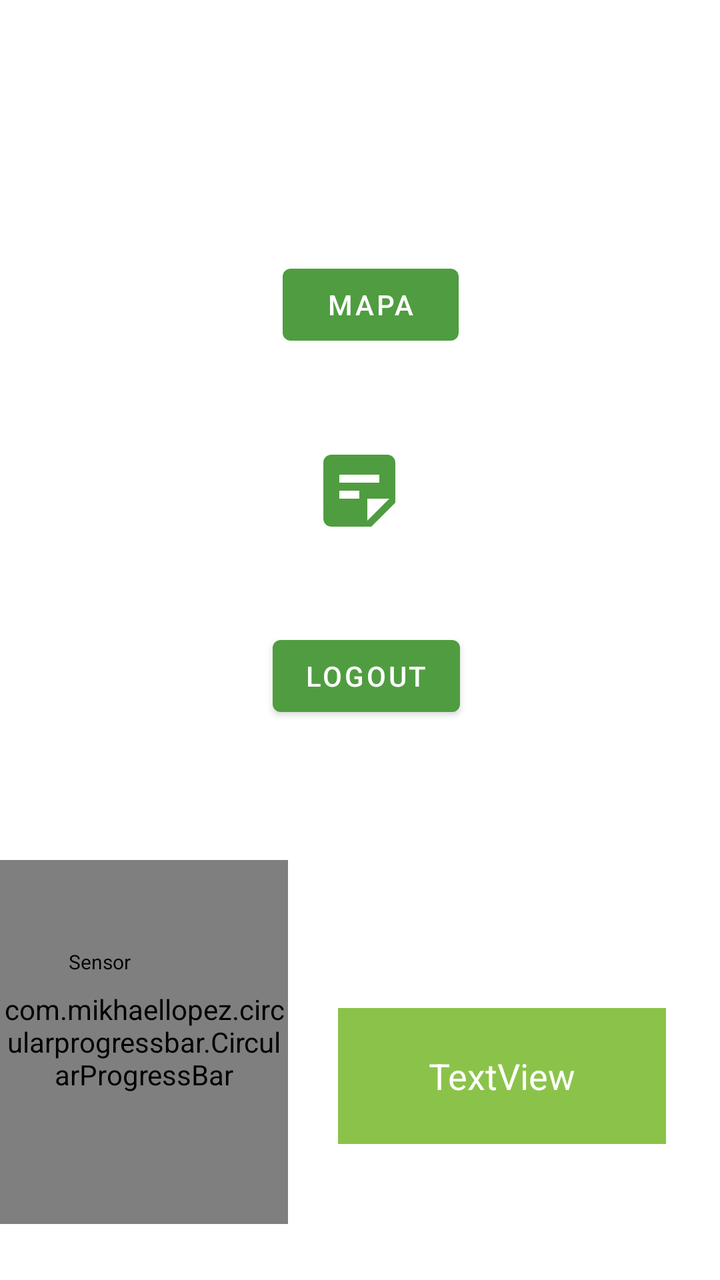
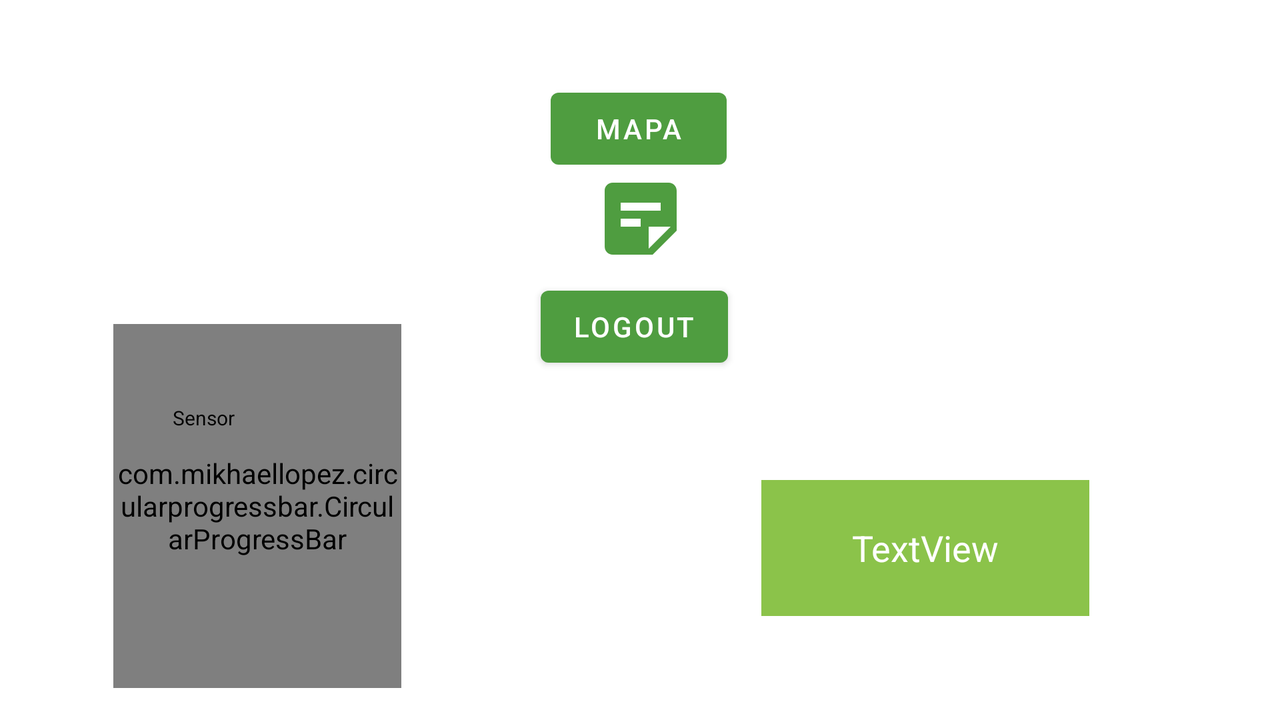

The same Android screen from two of the app's own layout files: first res/layout/ as a phone draws it, then the repository's variant for another configuration, drawn on a device whose configuration selects that folder. Both files follow.
<!-- AndroidManifest.xml: application theme Theme.SmartCity -->
<!-- res/layout/activity_menu_logado.xml -->
<?xml version="1.0" encoding="utf-8"?>
<androidx.constraintlayout.widget.ConstraintLayout xmlns:android="http://schemas.android.com/apk/res/android"
    xmlns:app="http://schemas.android.com/apk/res-auto"
    xmlns:tools="http://schemas.android.com/tools"
    android:layout_width="match_parent"
    android:layout_height="match_parent"
    tools:context=".MenuLogado">


    <Button
        android:id="@+id/mapa"
        android:layout_width="wrap_content"
        android:layout_height="wrap_content"
        android:layout_marginTop="44dp"
        android:text="@string/mapa"
        app:layout_constraintEnd_toEndOf="parent"
        app:layout_constraintHorizontal_bias="0.52"
        app:layout_constraintStart_toStartOf="parent"
        app:layout_constraintTop_toBottomOf="@+id/bemVindo" />

    <ImageButton
        android:id="@+id/notas"
        android:layout_width="75dp"
        android:layout_height="60dp"
        app:backgroundTint="@color/white"
        app:layout_constraintBottom_toTopOf="@+id/logout"
        app:layout_constraintEnd_toEndOf="parent"
        app:layout_constraintHorizontal_bias="0.498"
        app:layout_constraintStart_toStartOf="parent"
        app:layout_constraintTop_toBottomOf="@+id/mapa"
        app:srcCompat="@drawable/ic_baseline_sticky_note_2_24"
        tools:ignore="VectorDrawableCompat" />

    <Button
        android:id="@+id/logout"
        android:layout_width="wrap_content"
        android:layout_height="wrap_content"
        android:layout_marginBottom="68dp"
        android:text="@string/logout"
        app:layout_constraintBottom_toTopOf="@+id/circularProgressBar"
        app:layout_constraintEnd_toEndOf="parent"
        app:layout_constraintHorizontal_bias="0.512"
        app:layout_constraintStart_toStartOf="parent" />

    <TextView
        android:id="@+id/bemVindo"
        android:layout_width="wrap_content"
        android:layout_height="wrap_content"
        android:layout_marginTop="52dp"
        android:text=""
        android:textSize="24sp"
        app:layout_constraintEnd_toEndOf="parent"
        app:layout_constraintHorizontal_bias="0.498"
        app:layout_constraintStart_toStartOf="parent"
        app:layout_constraintTop_toTopOf="parent" />


    <com.mikhaellopez.circularprogressbar.CircularProgressBar
        android:id="@+id/circularProgressBar"
        android:layout_width="144dp"
        android:layout_height="182dp"
        android:layout_centerInParent="true"
        android:layout_marginBottom="28dp"
        app:cpb_background_progressbar_color="#b6bbd8"
        app:cpb_background_progressbar_width="5dp"
        app:cpb_progress_direction="to_right"
        app:cpb_progress_max="25000"
        app:cpb_progressbar_color="#42A5F5"
        app:cpb_progressbar_width="10dp"
        app:cpb_round_border="true"
        app:layout_constraintBottom_toBottomOf="parent"
        app:layout_constraintStart_toStartOf="parent" />


    <TextView
        android:id="@+id/tv_text"
        android:layout_width="wrap_content"
        android:layout_height="wrap_content"
        android:layout_centerInParent="true"
        android:layout_marginTop="44dp"
        android:text="Sensor"
        android:textColor="@color/black"
        android:textSize="10sp"
        app:layout_constraintEnd_toEndOf="parent"
        app:layout_constraintHorizontal_bias="0.104"
        app:layout_constraintStart_toStartOf="parent"
        app:layout_constraintTop_toTopOf="@+id/circularProgressBar" />

    <TextView
        android:id="@+id/tv_square"
        android:layout_width="164dp"
        android:layout_height="68dp"
        android:layout_marginBottom="68dp"
        android:background="@color/verdeClaro"
        android:gravity="center"
        android:text="TextView"
        android:textColor="@color/white"
        android:textSize="18sp"
        app:layout_constraintBottom_toBottomOf="parent"
        app:layout_constraintEnd_toEndOf="parent"
        app:layout_constraintHorizontal_bias="0.483"
        app:layout_constraintStart_toEndOf="@+id/circularProgressBar" />

</androidx.constraintlayout.widget.ConstraintLayout>
<!-- resources referenced by this layout -->
<resources>
  <color name="black">#FF000000</color>
  <color name="verdeClaro">#8BC34A</color>
  <color name="white">#FFFFFFFF</color>
  <!-- drawable ic_baseline_sticky_note_2_24 (drawable) -->
  <vector android:height="48dp" android:tint="#4F9D40"
      android:viewportHeight="24" android:viewportWidth="24"
      android:width="48dp" xmlns:android="http://schemas.android.com/apk/res/android">
      <path android:fillColor="@android:color/white" android:pathData="M19,3H4.99C3.89,3 3,3.9 3,5l0.01,14c0,1.1 0.89,2 1.99,2h10l6,-6V5C21,3.9 20.1,3 19,3zM7,8h10v2H7V8zM12,14H7v-2h5V14zM14,19.5V14h5.5L14,19.5z"/>
  </vector>
  <string name="logout" translatable="false">Logout</string>
  <string name="mapa">Mapa</string>
  <style name="Theme.SmartCity" parent="Theme.MaterialComponents.DayNight.DarkActionBar">
          
          <item name="colorPrimary">@color/verde</item>
          <item name="colorPrimaryVariant">@color/purple_700</item>
          <item name="colorOnPrimary">@color/white</item>
          
          <item name="colorSecondary">@color/teal_200</item>
          <item name="colorSecondaryVariant">@color/teal_700</item>
          <item name="colorOnSecondary">@color/black</item>
          
          <item name="android:statusBarColor" tools:targetApi="l">?attr/colorPrimaryVariant</item>
          
      </style>
  <color name="verde">#4f9d40</color>
  <color name="purple_700">#FF3700B3</color>
  <color name="teal_200">#323131</color>
  <color name="teal_700">#FF018786</color>
</resources>
<!-- res/layout-land/activity_menu_logado.xml (the repository's variant of the layout above) -->
<!-- drawn on the phone turned sideways -->
<?xml version="1.0" encoding="utf-8"?>
<androidx.constraintlayout.widget.ConstraintLayout xmlns:android="http://schemas.android.com/apk/res/android"
    xmlns:app="http://schemas.android.com/apk/res-auto"
    xmlns:tools="http://schemas.android.com/tools"
    android:layout_width="match_parent"
    android:layout_height="match_parent"
    tools:context=".MenuLogado">


    <Button
        android:id="@+id/mapa"
        android:layout_width="wrap_content"
        android:layout_height="wrap_content"
        android:text="@string/mapa"
        app:layout_constraintEnd_toEndOf="parent"
        app:layout_constraintHorizontal_bias="0.499"
        app:layout_constraintStart_toStartOf="parent"
        app:layout_constraintTop_toBottomOf="@+id/bemVindo" />


    <ImageButton
        android:id="@+id/notas"
        android:layout_width="75dp"
        android:layout_height="60dp"
        android:layout_marginTop="16dp"
        app:backgroundTint="@color/white"
        app:layout_constraintBottom_toTopOf="@+id/logout"
        app:layout_constraintEnd_toEndOf="parent"
        app:layout_constraintStart_toStartOf="parent"
        app:layout_constraintTop_toBottomOf="@+id/mapa"
        app:srcCompat="@drawable/ic_baseline_sticky_note_2_24"
        tools:ignore="VectorDrawableCompat" />

    <Button
        android:id="@+id/logout"
        android:layout_width="wrap_content"
        android:layout_height="wrap_content"
        android:text="@string/logout"
        app:layout_constraintBottom_toTopOf="@+id/circularProgressBar"
        app:layout_constraintEnd_toEndOf="parent"
        app:layout_constraintHorizontal_bias="0.495"
        app:layout_constraintStart_toStartOf="parent"
        app:layout_constraintTop_toBottomOf="@+id/notas" />

    <TextView
        android:id="@+id/bemVindo"
        android:layout_width="wrap_content"
        android:layout_height="wrap_content"
        android:layout_marginTop="8dp"
        android:text=""
        android:textSize="24sp"
        app:layout_constraintEnd_toEndOf="parent"
        app:layout_constraintHorizontal_bias="0.499"
        app:layout_constraintStart_toStartOf="parent"
        app:layout_constraintTop_toTopOf="parent" />

    <com.mikhaellopez.circularprogressbar.CircularProgressBar
        android:id="@+id/circularProgressBar"
        android:layout_width="144dp"
        android:layout_height="182dp"
        android:layout_centerInParent="true"
        android:layout_marginBottom="16dp"
        app:cpb_background_progressbar_color="#b6bbd8"
        app:cpb_background_progressbar_width="5dp"
        app:cpb_progress_direction="to_right"
        app:cpb_progress_max="25000"
        app:cpb_progressbar_color="#42A5F5"
        app:cpb_progressbar_width="10dp"
        app:cpb_round_border="true"
        app:layout_constraintBottom_toBottomOf="parent"
        app:layout_constraintEnd_toEndOf="parent"
        app:layout_constraintHorizontal_bias="0.114"
        app:layout_constraintStart_toStartOf="parent" />


    <TextView
        android:id="@+id/tv_text"
        android:layout_width="wrap_content"
        android:layout_height="wrap_content"
        android:layout_centerInParent="true"
        android:layout_marginTop="40dp"
        android:text="Sensor"
        android:textColor="@color/black"
        android:textSize="10sp"
        app:layout_constraintEnd_toEndOf="parent"
        app:layout_constraintHorizontal_bias="0.142"
        app:layout_constraintStart_toStartOf="parent"
        app:layout_constraintTop_toTopOf="@+id/circularProgressBar" />

    <TextView
        android:id="@+id/tv_square"
        android:layout_width="164dp"
        android:layout_height="68dp"
        android:layout_marginBottom="52dp"
        android:background="@color/verdeClaro"
        android:gravity="center"
        android:text="TextView"
        android:textColor="@color/white"
        android:textSize="18sp"
        app:layout_constraintBottom_toBottomOf="parent"
        app:layout_constraintEnd_toEndOf="parent"
        app:layout_constraintHorizontal_bias="0.654"
        app:layout_constraintStart_toEndOf="@+id/circularProgressBar" />

</androidx.constraintlayout.widget.ConstraintLayout>
